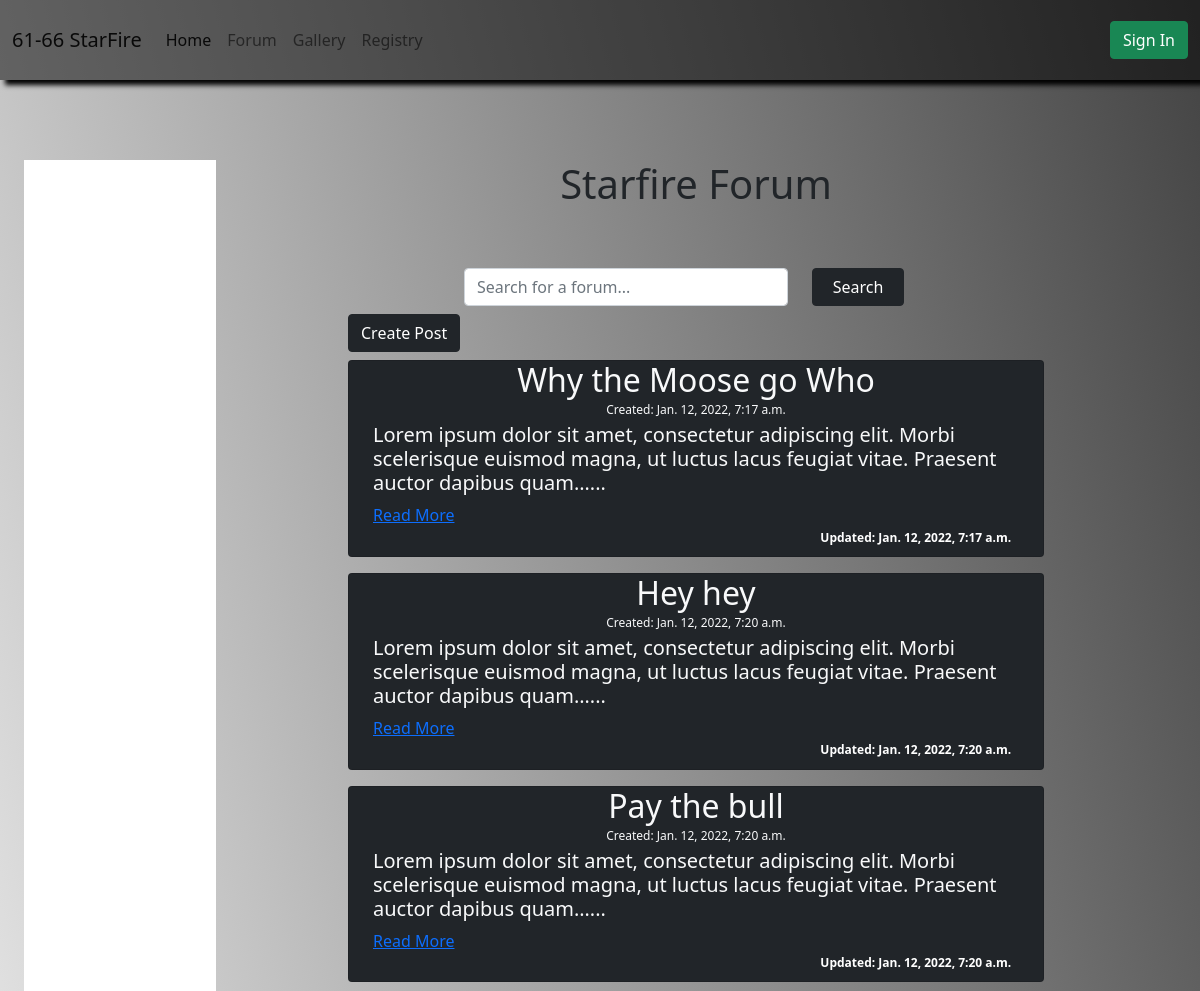
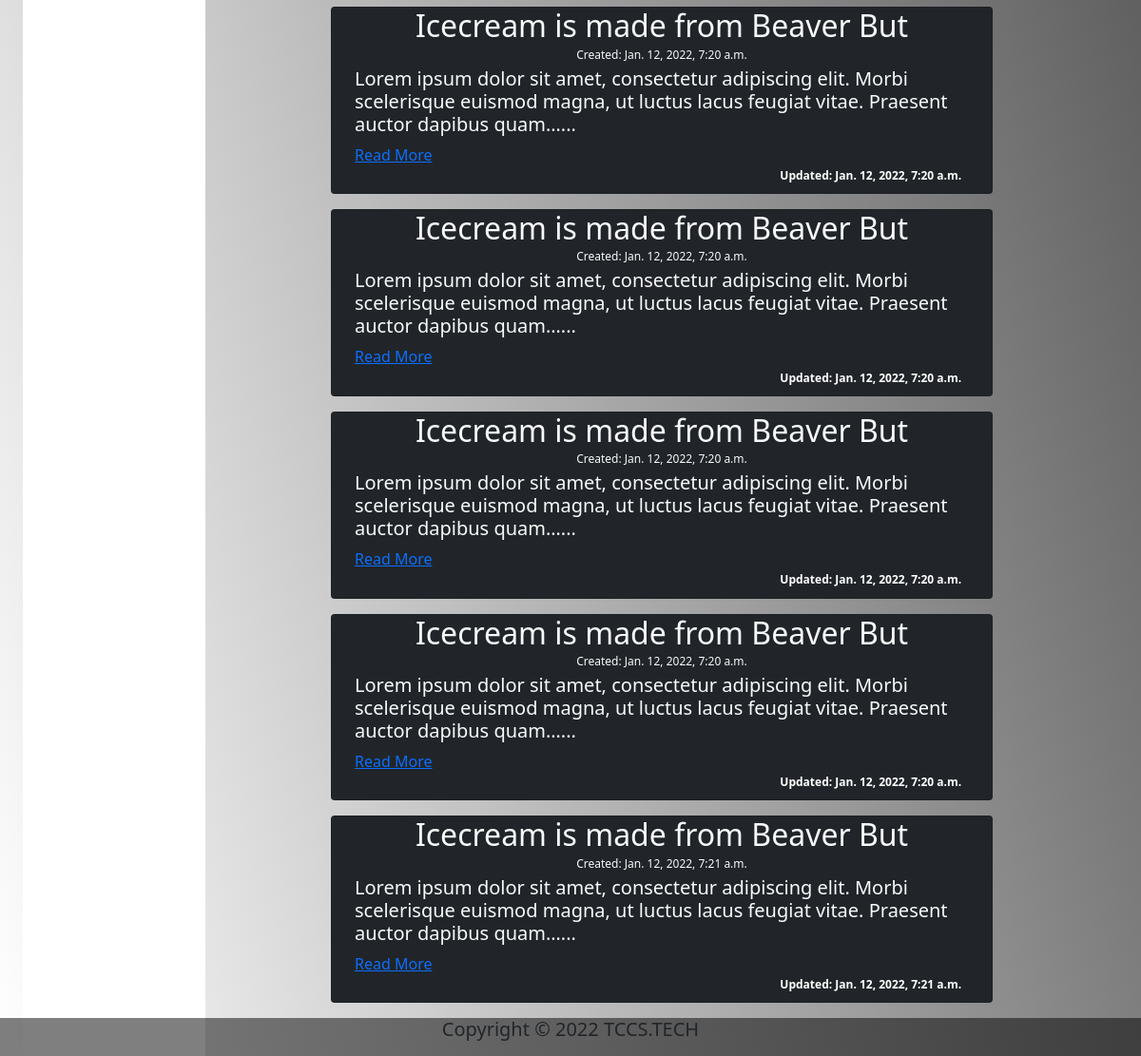
The app's page /forum/ with its own data (2 pictures, top to bottom).
### forum/models.py (models this page shows)
class Post(models.Model):
    title = models.CharField(max_length=200)
    body = models.TextField()
    date_created = models.DateTimeField(auto_created=True, auto_now=True)
    date_updated = models.DateTimeField(auto_created=True, auto_now=True)

### forum/views.py (the view, shortened to what this page needs)
# urls.py: path('', views.forum, name="forum"),
def forum(request):
    posts = Post.objects.all()
    post_form = PostForm()
    context = {'posts': posts, 'post_form':post_form}
    return render(request, 'forum/forum.html', context)

### forum/forms.py
class PostForm(ModelForm):
    class Meta:
        model = models.Post
        fields=['title', 'body']

### templates/forum/forum.html (shortened to what this page needs)
{% extends 'main.html' %}
{%load static %}
{%block head%}
<link rel='stylesheet' href="{% static 'forum/css/forum.styles.css'%}">
{%endblock%}
{%block content%}
<div class='container-fluid row'>
  <div class='col-2 d-none d-xl-flex bg-white '>
  </div>
  <div class='container mb-5 col-md-12 col-xl-8'>
    <div class="container mb-5">
      <div class="row">
        <div class='col-12 text-center'>
          <h1>Starfire Forum</h1>
        </div>
      </div>
    </div>
    <form>
      <div class='row d-flex justify-content-center container-fluid'>
        <div class='col-xl-6 col-md-9 col-sm-12 '>
          <input class='form-control mt-1' type='text' placeholder="Search for a forum..." aria-label="Search">
        </div>
        <div class='col-xl-2 col-md-2'>
          <button class='btn btn-dark w-100 mt-1'>Search</button>
        </div>
      </div>
    </form>
    <div class="d-flex flex-column container-fluid align-items-center">
      <div class="col-12 mt-2">
        <buttontype="button" class="btn btn-dark" data-bs-toggle="modal" data-bs-target="#addPostModal">Create Post</buttontype=>
      </div>
      {%if posts|length > 0%}
      {% for post in posts %}
      <div class='card bg-dark text-light col-12 my-2'>
        <div class=" d-flex flex-column container">
          <h2 class='mx-auto'>{{post.title}}</h2>
          <sub class='text-center mb-3'>Created: {{post.date_created}}</sub>
          <h5>{{post.body|safe|truncatechars:150}}...</h5>
          <a href="{% url 'post' post.id post.title %}">Read More</a>
          <h6 class='ms-auto badge'>Updated: {{post.date_updated}}</h6>
        </div>
      </div>
      {%endfor%}
      {%else%}
        <div>
          <h3>Currently No Posts To Display</h3>
        </div>
        {%endif%}
    </div>
  </div>
</div>
{%endblock%}

### templates/main.html (shortened to what this page needs)
{% load static %}
<!DOCTYPE html>
<html lang="en">
<head>
    <link rel='stylesheet' href="{% static 'css/styles.css' %}">
    <link href="https://cdn.jsdelivr.net/npm/bootstrap@5.1.3/dist/css/bootstrap.min.css" rel="stylesheet"
>
    {%block head%}
    {%endblock%}
</head>
<body class='d-flex flex-column min-vh-100'>
    <nav class="navbar navbar-expand-lg navbar-light">
        <div class="container-fluid">
            <a class="navbar-brand" href="{% url 'home' %}">61-66 StarFire</a>
            <div class="collapse navbar-collapse" id="navbarNav">
                <ul class="navbar-nav me-auto">
                    <li class="nav-item">
                        <a class="nav-link active" aria-current="page" href="{% url 'home' %}">Home</a>
                    </li>
                    <li class="nav-item">
                        <a class="nav-link" href="{% url 'forum' %}">Forum</a>
                    </li>
                    <li class="nav-item">
                        <a class="nav-link" href="#">Gallery</a>
                    </li>
                    <li class="nav-item">
                        <a class="nav-link" href="#">Registry</a>
                    </li>
                </ul>
                <div class="nav-item">
                    <a class='btn btn-success na-link' href="{% url 'sign_in' %}">Sign In</a>
                </div>
            </div>
        </div>
    </nav>
    <div class='page-content conatiner-fluid'>
        {%block content%}
        {%endblock%}
    </div>
    <footer class='mt-auto'>
        <div class="container-fluid text-align-center ">
            <h5>Copyright © 2022 TCCS.TECH</h5>
        </div>
    </footer>
</body>
</html>

### static/css/styles.css (style rules this page uses)
html, body { width: 100%; margin: 0; padding: 0; overflow-x: hidden; }
body { background-image: linear-gradient(75deg, white,rgb(68, 68, 68)); background-size:contain; background-repeat: no-repeat; }
nav { background-color: rgba(0, 0, 0, 0.5); min-height:5em; box-shadow: 5px 5px 5px black; margin-bottom: 5em; }
.page-content { display:flex; flex-direction: column; align-items: center; justify-content: center; margin:0; margin:0 auto -2.5em; }
footer { align-items: center; background-color: rgba(0, 0, 0, 0.5) ; width:100%; height:2.5em; }
footer div { display: flex; justify-content: center; }

### records on screen
Post: title "Why the Moose go Who", date_created "Jan. 12, 2022, 7:17 a.m.", body "Lorem ipsum dolor sit amet, consectetur adipiscing elit. Morbi scelerisque euismod magna, ut luctus lacus feugiat vitae. Praesent auctor dapibus quam…", date_updated "Jan. 12, 2022, 7:17 a.m."
Post: title "Hey hey", date_created "Jan. 12, 2022, 7:20 a.m.", body "Lorem ipsum dolor sit amet, consectetur adipiscing elit. Morbi scelerisque euismod magna, ut luctus lacus feugiat vitae. Praesent auctor dapibus quam…", date_updated "Jan. 12, 2022, 7:20 a.m."
Post: title "Pay the bull", date_created "Jan. 12, 2022, 7:20 a.m.", body "Lorem ipsum dolor sit amet, consectetur adipiscing elit. Morbi scelerisque euismod magna, ut luctus lacus feugiat vitae. Praesent auctor dapibus quam…", date_updated "Jan. 12, 2022, 7:20 a.m."
Post: title "Icecream is made from Beaver But", date_created "Jan. 12, 2022, 7:20 a.m.", body "Lorem ipsum dolor sit amet, consectetur adipiscing elit. Morbi scelerisque euismod magna, ut luctus lacus feugiat vitae. Praesent auctor dapibus quam…", date_updated "Jan. 12, 2022, 7:20 a.m."
Post: title "Icecream is made from Beaver But", date_created "Jan. 12, 2022, 7:20 a.m.", body "Lorem ipsum dolor sit amet, consectetur adipiscing elit. Morbi scelerisque euismod magna, ut luctus lacus feugiat vitae. Praesent auctor dapibus quam…", date_updated "Jan. 12, 2022, 7:20 a.m."
Post: title "Icecream is made from Beaver But", date_created "Jan. 12, 2022, 7:20 a.m.", body "Lorem ipsum dolor sit amet, consectetur adipiscing elit. Morbi scelerisque euismod magna, ut luctus lacus feugiat vitae. Praesent auctor dapibus quam…", date_updated "Jan. 12, 2022, 7:20 a.m."
Post: title "Icecream is made from Beaver But", date_created "Jan. 12, 2022, 7:20 a.m.", body "Lorem ipsum dolor sit amet, consectetur adipiscing elit. Morbi scelerisque euismod magna, ut luctus lacus feugiat vitae. Praesent auctor dapibus quam…", date_updated "Jan. 12, 2022, 7:20 a.m."
Post: title "Icecream is made from Beaver But", date_created "Jan. 12, 2022, 7:21 a.m.", body "Lorem ipsum dolor sit amet, consectetur adipiscing elit. Morbi scelerisque euismod magna, ut luctus lacus feugiat vitae. Praesent auctor dapibus quam…", date_updated "Jan. 12, 2022, 7:21 a.m."
